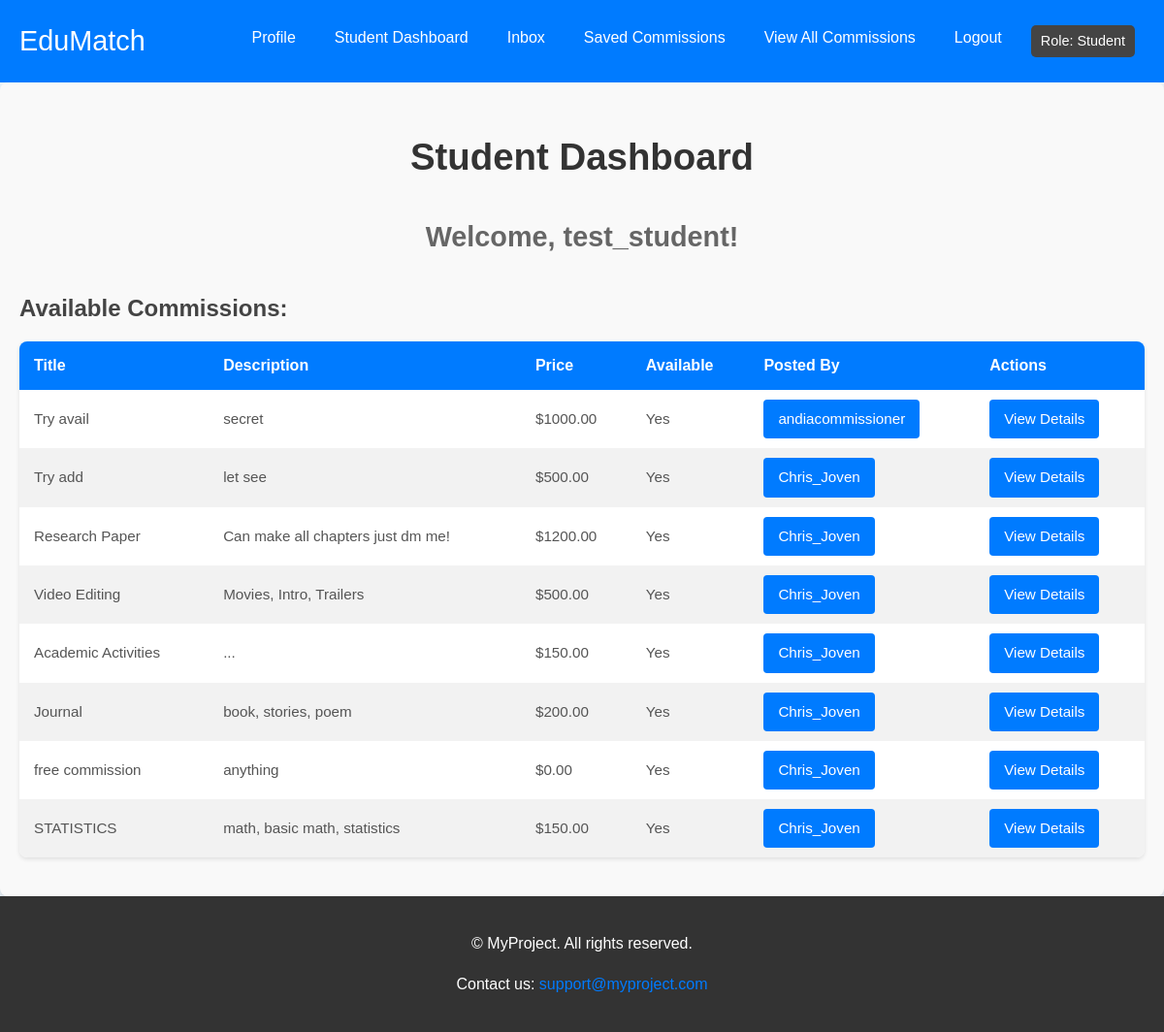
The app's page /student/dashboard/ (signed in) with its own data.
### app/models.py (models this page shows, shortened)
class CustomUser(AbstractUser):
    ROLE_CHOICES = (
        ('student', 'Student'),
        ('commissioner', 'Commissioner'),
    )
    role = models.CharField(max_length=20, choices=ROLE_CHOICES, default='student')

class Commission(models.Model):
    title = models.CharField(max_length=150)
    description = models.TextField()
    commissioner = models.ForeignKey(settings.AUTH_USER_MODEL, on_delete=models.CASCADE, related_name='commissions_created')
    price = models.DecimalField(max_digits=10, decimal_places=2)
    available = models.BooleanField(default=True)
    created_at = models.DateTimeField(auto_now_add=True)
    class Meta:
        ordering = ['-created_at']
    objects = CommissionQuerySet.as_manager()  # Use the custom QuerySet

### app/views.py (the view)
# urls.py: path('student/dashboard/', views.student_dashboard, name='student-dashboard'),
@login_required
def student_dashboard(request):
    if request.user.role != 'student':
        return redirect('some_error_page')
    commissions = Commission.objects.all()
    context = {
        'title': 'Student Dashboard',
        'student_name': request.user.first_name,
        'commissions': commissions,
    }
    return render(request, 'app/student/student_dashboard.html', context)

### app/templates/app/student/student_dashboard.html
{% extends 'app/base.html' %}
{% block content %}
<div class="dashboard-container">
    <h1>{{ title }}</h1>
    <h3>Welcome, {{ user.username }}!</h3>
    <div class="commissions">
        <h4>Available Commissions:</h4>
        <table>
            <thead>
                <tr>
                    <th>Title</th>
                    <th>Description</th>
                    <th>Price</th>
                    <th>Available</th>
                    <th>Posted By</th>
                    <th>Actions</th>
                </tr>
            </thead>
            <tbody>
                {% for commission in commissions %}
                <tr>
                    <td data-label="Title">{{ commission.title }}</td>
                    <td data-label="Description">{{ commission.description|truncatechars:50 }}</td>
                    <td data-label="Price">${{ commission.price }}</td>
                    <td data-label="Available">{{ commission.available|yesno:"Yes,No" }}</td>
                    <td data-label="Posted By">
                        <a href="{% url 'commissioner-profile' commission.commissioner.pk %}">
                            {{ commission.commissioner.username }}
                        </a>
                    </td>
                    <td data-label="Actions">
                        <a href="{% url 'commission-detail' commission.pk %}" class="btn-action">View Details</a>
                    </td>
                </tr>
                {% empty %}
                <tr>
                    <td colspan="6">No commissions are currently available!</td>
                </tr>
                {% endfor %}
            </tbody>
        </table>
    </div>
</div>
{% endblock %}

### static/css/style.css (style rules this page uses)
body { font-family: Arial, sans-serif; line-height: 1.6; margin: 0; padding: 0; box-sizing: border-box; background: #EAF2F8; color: #333; }
.dashboard-container { max-width: 1200px; margin: 0 auto; padding: 20px; background-color: #f9f9f9; border-radius: 8px; box-shadow: 0 4px 6px rgba(0, 0, 0, 0.1); }
.dashboard-container h1 { font-size: 2.4rem; color: #333; margin-bottom: 10px; text-align: center; }
.dashboard-container h3 { font-size: 1.8rem; color: #666; text-align: center; margin-bottom: 20px; }
.statistics h4, .commissions h4 { font-size: 1.5rem; color: #444; margin-bottom: 15px; }
.statistics a, .commissions a { display: inline-block; padding: 8px 15px; background-color: #007bff; color: #fff; border-radius: 4px; text-decoration: none; font-size: 0.95rem; transition: background-color 0.3s; }
table { width: 100%; border-collapse: collapse; margin-bottom: 20px; background-color: #ffffff; border-radius: 8px; overflow: hidden; box-shadow: 0 2px 4px rgba(0, 0, 0, 0.1); }
thead tr { background-color: #007bff; color: #fff; }
thead th { padding: 12px 15px; font-size: 1rem; text-align: left; }
tbody tr:nth-child(even) { background-color: #f2f2f2; }
tbody td { padding: 10px 15px; font-size: 0.95rem; color: #555; text-align: left; vertical-align: middle; }
tbody td a { color: #007bff; text-decoration: none; }

### static/css/conversation.css (style rules this page uses)
body { background-color: #F5F5F5; font-family: 'Arial', sans-serif; }

### records on screen
CustomUser: username "test_student"
Commission: title "Try avail", description "secret", price "1000.00", available "Yes", commissioner.username "andiacommissioner"
Commission: title "Try add", description "let see", price "500.00", available "Yes", commissioner.username "Chris_Joven"
Commission: title "Research Paper", description "Can make all chapters just dm me!", price "1200.00", available "Yes", commissioner.username "Chris_Joven"
Commission: title "Video Editing", description "Movies, Intro, Trailers", price "500.00", available "Yes", commissioner.username "Chris_Joven"
Commission: title "Academic Activities", description "...", price "150.00", available "Yes", commissioner.username "Chris_Joven"
Commission: title "Journal", description "book, stories, poem", price "200.00", available "Yes", commissioner.username "Chris_Joven"
Commission: title "free commission", description "anything", price "0.00", available "Yes", commissioner.username "Chris_Joven"
Commission: title "STATISTICS", description "math, basic math, statistics", price "150.00", available "Yes", commissioner.username "Chris_Joven"

### other values on screen
{{ title }} "Student Dashboard"
